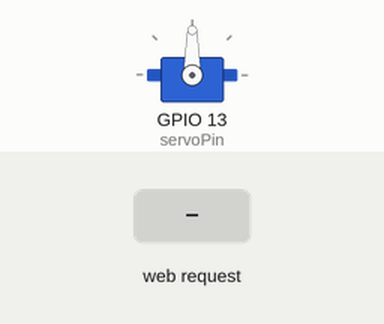
Recording of a sketch running on a simulated ESP32. Parts: servo. Inputs (shaded band) come from the test bench. WiFi joins after 1.5 s; servers stay silent unless stated; network time is answered at once with the bench clock; the local clock reads 2024-03-15 10:24:30 at power-on unless the sketch sets it; what the sketch prints to the serial monitor is not drawn.

Above: at 2.7 s.
2.8 s: HTTP request GET /?value= received
At 3.6 s:
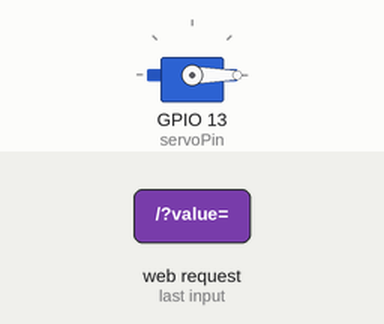
4.3 s: HTTP request GET /T received
5.8 s: HTTP request GET /test received
Timing chart, 0 to 8.8 s (numbered marks = the images above; inputs shaded):
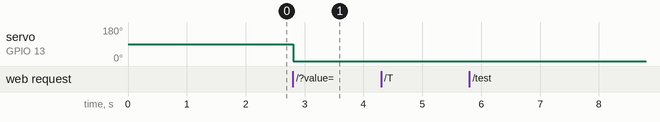

The sketch:

esp_webser.ino
```cpp
/*********
  Руи Сантос
  Более подробно о проекте на: http://randomnerdtutorials.com
*********/

#include <WiFi.h>
#include <Servo.h>
#include <NTPClient.h>
#include <WiFiUdp.h>

WiFiUDP ntpUDP;
NTPClient timeClient(ntpUDP, "europe.pool.ntp.org", 3600, 60000);

// Variables to save date and time
String formattedDate;
String dayStamp;
String timeStamp;

Servo myservo;  // создаем экземпляр класса «Servo»,

// GPIO-контакт, к которому подключен сервопривод:
static const int servoPin = 13;

// вставьте здесь учетные данные своей сети:
const char* ssid     = "RT-GPON-0098";
const char* password = "4P6ETT45";

// создаем веб-сервер на порте «80»:
WiFiServer server(80);

// переменная для хранения HTTP-запроса:
String header;

// несколько переменных для расшифровки значения в HTTP-запросе GET:
String valueString = String(5);
int pos1 = 0;
int pos2 = 0;

void setup() {
  Serial.begin(115200);
  myservo.attach(servoPin);  // привязываем сервопривод,
  Serial.print("Connecting to ");  //  "Подключаемся к "
  Serial.println(ssid);
  WiFi.begin(ssid, password);
  while (WiFi.status() != WL_CONNECTED) {
    delay(500);
    Serial.print(".");
  }
  Serial.println(WiFi.localIP());
  server.begin();
  timeClient.begin();
  timeClient.setTimeOffset(25200);


}

void loop(){
  // начинаем прослушивать входящих клиентов:
  WiFiClient client = server.available();

  timeClient.update();
  formattedDate = timeClient.getFormattedTime();
  int splitT = formattedDate.indexOf("T");
  timeStamp = formattedDate.substring(splitT+1, formattedDate.length()-1);
  for (int i=10;i<=24;i++){
        if (timeStamp==(String(i)+":00:0")||timeStamp==("09:00:0") ||timeStamp==("00:12:0")||timeStamp==("00:13:0")||timeStamp==("00:14:0")||timeStamp==("00:15:0")||timeStamp==("00:16:0")||timeStamp==("00:17:0"))
          {
            Serial.println(timeStamp);
            myservo.write(180);
            delay(2000);
            myservo.write(0);
          }
          i+=2;
    }
  if (client) {
    String currentLine = "";        // создаем строку для хранения
    while (client.connected()) {    // цикл while() будет работать
      if (client.available()) {     // если у клиента есть данные,
        char c = client.read();     // считываем байт, а затем
        Serial.write(c);            // печатаем его в мониторе порта
        header += c;
        if (c == '\n') {            // если этим байтом является
          if (currentLine.length() == 0) {
            client.println("HTTP/1.1 200 OK");
            client.println("Content-type:text/html");
            client.println("Connection: close");
                       //  "Соединение: отключено"
            client.println();
             // Extract date
              int splitT = formattedDate.indexOf("T");
              timeStamp = formattedDate.substring(splitT+1, formattedDate.length()-1);
              client.println("HOUR: ");
              client.println(timeStamp);

            //GET /?value=180& HTTP/1.1
            if(header.indexOf("GET /?value=")>=0) {
              pos1 = header.indexOf('=');
              pos2 = header.indexOf('&');
              valueString = header.substring(pos1+1, pos2);
              if (valueString=="test")
              {
                  for (int i=10;i<=24;i++)
                  {
                    client.println(timeStamp);
                    client.println(String(i)+":00:0");
                    client.println(String( timeStamp==(String(i)+":00:0") ));

                    myservo.write(180);
                    delay(2000);
                    myservo.write(0);
                    delay(2000);
                    myservo.write(180);
                    delay(2000);
                    myservo.write(0);
                    delay(2000);
                    myservo.write(180);
                    delay(2000);
                    myservo.write(0);
                    i+=2;
                }

              }
              else {
              // вращаем ось сервомотора:
              myservo.write(valueString.toInt());
              }
            }
            // конец HTTP-ответа задается
            // с помощью дополнительной пустой строки:
            client.println();
            // выходим из цикла while():
            break;
          }
          else
          {
            currentLine = "";
          }
        } else if (c != '\r') {  // если получили любые данные,
                                 // кроме символа возврата каретки,
          currentLine += c;      // добавляем эти данные
                                 // в конец строки «currentLine»
        }
      }
    }
    // очищаем переменную «header»:
    header = "";
    // отключаем соединение:
    client.stop();
    Serial.println("Client disconnected.");
               //  "Клиент отключился."
    Serial.println("");
  }
}
```

Measured:
- after the input at 2.8 s, servo on GPIO 13 (servoPin): 90° → 0° at once
- after the input at 4.3 s, every drawn part: stays the same
- after the input at 5.8 s, every drawn part: stays the same
